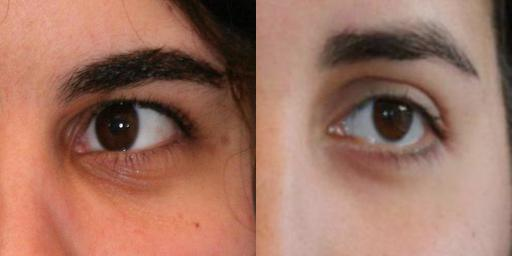
#> input picture Miscellanea/Master's Dissertation/masters_dissertation_code/Image Captioning/our_data/images/109_I.jpg, 512 x 256 px, given in place of 856_I.jpg, which was not available
$ python process_images.py
#> lines starting #> are read from the running program, lines starting #| are printed output that depends on the picture; pictures that were not available may be replaced by others from this repository, and a replacement may not be noted
import os, sys, csv

# prevent the creation of "__pycache__"
sys.dont_write_bytecode = True

import argparse
import numpy as np
from PIL import Image
from shutil import rmtree
from random import shuffle
from natsort import natsorted

#####################################################################
# CONTROL VARIABLES
#####################################################################
IMAGE_SIZE = 224
ADD_BLACK_BARS = True
IMAGES_PATH = "our_data/images/"
PROCESSED_IMAGES_PATH = "our_data/processed_images/"
TEXT_CAPTIONS_PATH = "our_data/text_captions.csv"
PROCESSED_TEXT_CAPTIONS_PATH = "our_data/processed_text_captions.csv"

if(__name__ == "__main__"):

    parser = argparse.ArgumentParser()
    parser.add_argument('--mode', type=str, default='depthwise' , choices=["depthwise", "side_by_side"] , help='image mode')
    args = parser.parse_args()

    if(os.path.exists(PROCESSED_IMAGES_PATH)): rmtree(PROCESSED_IMAGES_PATH)
    os.makedirs(PROCESSED_IMAGES_PATH)

    # load the original images
    images = natsorted(list(filter(lambda x : x[0] != ".", os.listdir(IMAGES_PATH))))

    # load the original captions
    with open(TEXT_CAPTIONS_PATH, "r") as file:
#> (reads Miscellanea/Master's Dissertation/masters_dissertation_code/Image Captioning/our_data/text_captions.csv from the repository)
        captions = file.read().splitlines()

    with open(PROCESSED_TEXT_CAPTIONS_PATH, "w") as file:

        captions = captions[1:]
        shuffle(captions)

        image_name_counter = 1
        for idx, i in enumerate(captions):

            print(str(idx + 1) + "/" + str(len(images)))

            # load the original image
            img_np = np.asarray(Image.open(IMAGES_PATH + i.split(",")[0])).copy()
#> img_np is the input picture: shape (256, 512, 3); mean R, G, B 159.7, 114.6, 97.9
            img_A_np = img_np[:, :256, :]
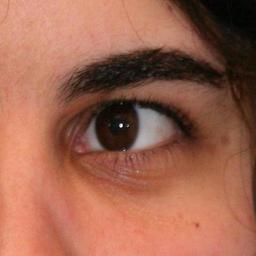
#> img_A_np: shape (256, 256, 3); mean R, G, B 157.5, 100, 79.6
            img_B_np = img_np[:, 256:, :]
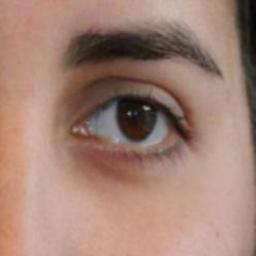
#> img_B_np: shape (256, 256, 3); mean R, G, B 162, 129.2, 116.2

            if(args.mode == "side_by_side"):

                # create an inverted copy of the original image (i.e., A and B switched)
                img_reversed_np = img_np.copy()
                img_reversed_np[:, :256, :] = img_B_np
                img_reversed_np[:, 256:, :] = img_A_np

                if(ADD_BLACK_BARS):
                    black_template = np.zeros((512, 512, 3))
                    black_template[128:384, :, :] = img_np
                    img_np = black_template.copy()

                    black_template = np.zeros((512, 512, 3))
                    black_template[128:384, :, :] = img_reversed_np
                    img_reversed_np = black_template.copy()

                # convert the numpy arrays into regular images
                img = Image.fromarray(img_np.astype(np.uint8)).resize((IMAGE_SIZE, IMAGE_SIZE), Image.LANCZOS)
                img_reversed = Image.fromarray(img_reversed_np.astype(np.uint8)).resize((IMAGE_SIZE, IMAGE_SIZE), Image.LANCZOS)

                # AB + first caption
                img.save(PROCESSED_IMAGES_PATH + str(image_name_counter) + ".jpg")
                file.write(captions[idx].split(",")[2].replace("<COMMA>", ",") + "\n")
                image_name_counter += 1

                '''# AB + second caption
                img.save(PROCESSED_IMAGES_PATH + str(image_name_counter) + ".jpg")
                file.write(captions[idx].split(",")[3].replace("<COMMA>", ",") + "\n")
                image_name_counter += 1'''

                '''# BA + first caption
                img_reversed.save(PROCESSED_IMAGES_PATH + str(image_name_counter) + ".jpg")
                file.write(captions[idx].split(",")[2].replace("<COMMA>", ",") + "\n")
                image_name_counter += 1'''

                # BA + second caption
                img_reversed.save(PROCESSED_IMAGES_PATH + str(image_name_counter) + ".jpg")
                file.write(captions[idx].split(",")[3].replace("<COMMA>", ",") + "\n")
                image_name_counter += 1

            else:
                img_A_np = Image.fromarray(img_A_np.astype(np.uint8)).resize((IMAGE_SIZE, IMAGE_SIZE), Image.LANCZOS)
#> img_A_np: PIL image 224x224 RGB
                img_B_np = Image.fromarray(img_B_np.astype(np.uint8)).resize((IMAGE_SIZE, IMAGE_SIZE), Image.LANCZOS)
#> img_B_np: PIL image 224x224 RGB

                img_np = np.zeros((IMAGE_SIZE, IMAGE_SIZE, 6))
                img_np[:, :, :3] = img_A_np
                img_np[:, :, 3:] = img_B_np

                img_reversed_np = np.zeros((IMAGE_SIZE, IMAGE_SIZE, 6))
                img_reversed_np[:, :, :3] = img_B_np
                img_reversed_np[:, :, 3:] = img_A_np

                # AB + first caption
                np.save(PROCESSED_IMAGES_PATH + str(image_name_counter) + ".npy", img_np)
                file.write(captions[idx].split(",")[2].replace("<COMMA>", ",") + "\n")
                image_name_counter += 1

                # AB + second caption
                np.save(PROCESSED_IMAGES_PATH + str(image_name_counter) + ".npy", img_np)
                file.write(captions[idx].split(",")[3].replace("<COMMA>", ",") + "\n")
                image_name_counter += 1

                # BA + first caption
                np.save(PROCESSED_IMAGES_PATH + str(image_name_counter) + ".npy", img_reversed_np)
                file.write(captions[idx].split(",")[2].replace("<COMMA>", ",") + "\n")
                image_name_counter += 1

                # BA + second caption
                np.save(PROCESSED_IMAGES_PATH + str(image_name_counter) + ".npy", img_reversed_np)
                file.write(captions[idx].split(",")[3].replace("<COMMA>", ",") + "\n")
                image_name_counter += 1
#> pass 2 of the loop `for idx, i in enumerate(captions):`:
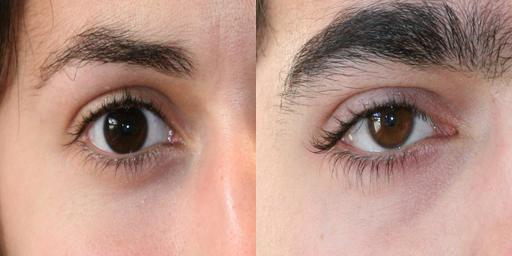
#> input picture Miscellanea/Master's Dissertation/masters_dissertation_code/Image Captioning/our_data/images/208_I.jpg, 512 x 256 px, given in place of 753_I.jpg, which was not available
#> img_np is the input picture: shape (256, 512, 3); mean R, G, B 183, 145.9, 133.1
#> `img_A_np = img_np[:, :256, :]`:
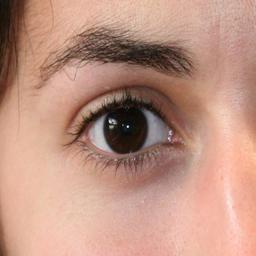
#> img_A_np: shape (256, 256, 3); mean R, G, B 190.5, 147.4, 130.8
#> `img_B_np = img_np[:, 256:, :]`:
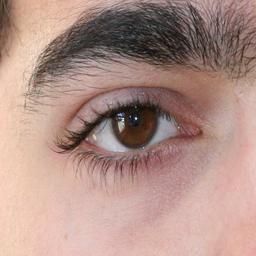
#> img_B_np: shape (256, 256, 3); mean R, G, B 175.4, 144.4, 135.4
#> (the run stopped early here; a loop or call above may not have finished)
